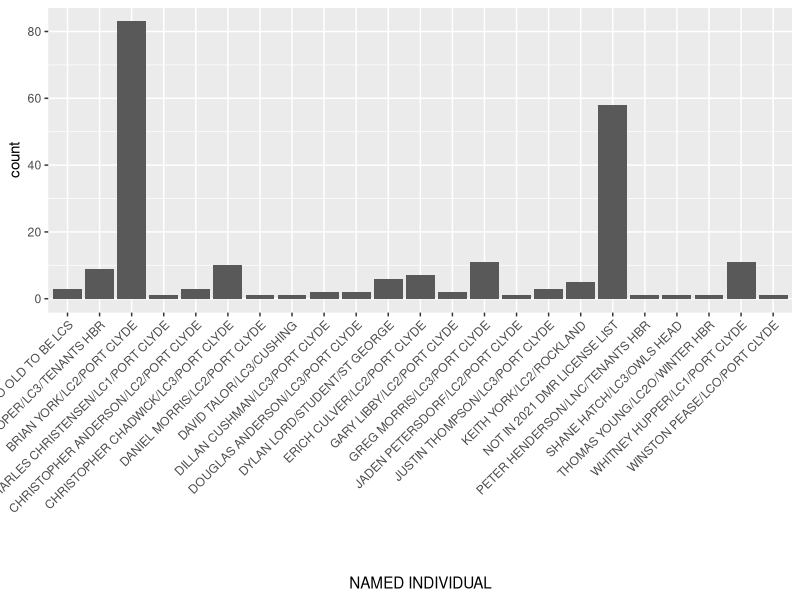
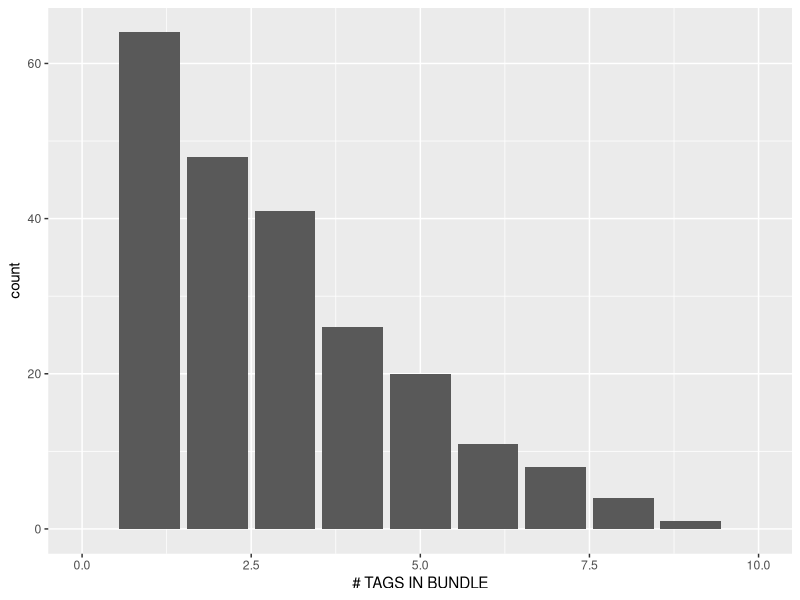

The R script that drew these images, in order:
## ---- chunk 1
library(tidyverse)
library(broom)

## ---- chunk 2
lobsters <- read_csv(file = "../data/lobsters.csv")
glimpse(lobsters)
## ---- chunk 3
true_lobsters <- head(lobsters, -4)
glimpse(true_lobsters)
## ---- chunk 4
ggplot(data = true_lobsters, mapping = aes(x = `NAMED INDIVIDUAL`)) +
  geom_bar() +
theme(axis.text.x = element_text(angle = 45, hjust = 1))

## ---- chunk 5

ggplot(data = true_lobsters, mapping = aes(x = `# TAGS IN BUNDLE`)) +
  geom_bar() +
  xlim(0, 10)
  scale_colour_viridis_d()
  labs(x = "Age of Traps (Years)", y = "Number of Traps",
  title = "Age of Traps Collected on Hart Island") +
  theme_linedraw() +
  scale_x_reverse(breaks = seq(10, 0, by = -1))
                  

